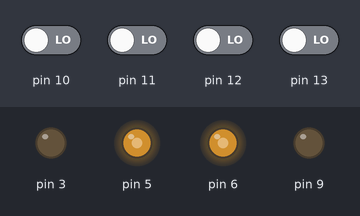
Recording of a sketch running on a simulated Arduino Uno, built with avr-gcc and run on an emulated ATmega328P. Shown: output pins drawn as LEDs (lit = HIGH). Inputs (shaded band) come from the test bench; at power-on: pin 10–13 LOW.

Above: at 1.2 s.
1.3 s: pin 10 driven HIGH
At 2.0 s:
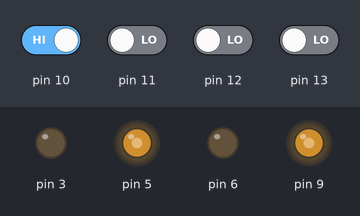
2.8 s: pin 11 driven HIGH
At 3.2 s:
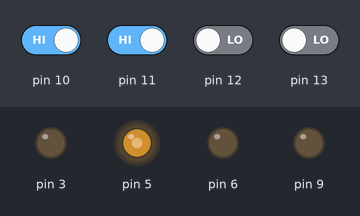
4.3 s: pin 12 driven HIGH
At 4.6 s:
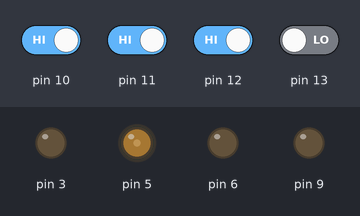
5.8 s: pin 13 driven HIGH
At 6.5 s:
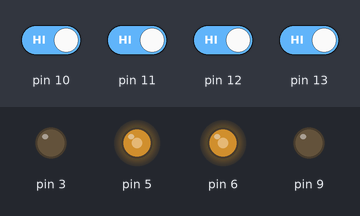
7.3 s: pin 11 driven LOW
At 8.1 s:
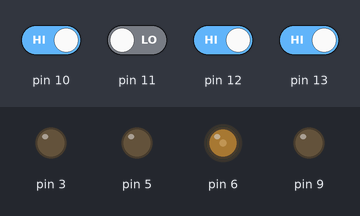
8.8 s: pin 12 driven LOW
At 10.0 s:
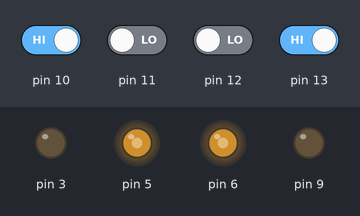
Timing chart, 0 to 11.3 s (numbered marks = the images above; inputs shaded):
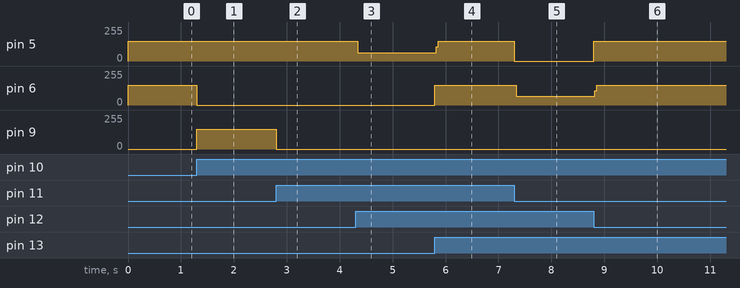

Measured:
- after the input at 1.3 s, pin 6: 150/255 → 0/255 at once; pin 9: 0/255 → 150/255 at once
- after the input at 2.8 s, pin 9: 150/255 → 0/255 at once
- after the input at 4.3 s, pin 5: 150/255 → 63/255 at once
- after the input at 5.8 s, pin 5: 63/255 → 150/255 at once; pin 6: 0/255 → 150/255 at once
- after the input at 7.3 s, pin 5: 150/255 → 0/255 at once; pin 6: 150/255 → 65/255 at once
- after the input at 8.8 s, pin 5: 0/255 → 150/255 at once; pin 6: 65/255 → 150/255 at once

The sketch:

advanced_line_follower.ino
```cpp
int pwm =150;
int pwmf =70;
int irl2,irl1,irr1,irr2;
int x ;
void setup() {
pinMode(3,OUTPUT);
pinMode(5,OUTPUT);
pinMode(6,OUTPUT);
pinMode(9,OUTPUT);
pinMode(10,INPUT);
pinMode(11,INPUT);
pinMode(12,INPUT);
pinMode(13,INPUT);
}
void Stop(){
  analogWrite(3,0);
  analogWrite(5,0);
  analogWrite(6,0);
  analogWrite(9,0);
  }

void forward(){
  analogWrite(3,0);
  analogWrite(5,pwm);
  analogWrite(6,pwm);
  analogWrite(9,0);
}
void fake_forward(){
  analogWrite(3,0);
  analogWrite(5,pwmf);
  analogWrite(6,pwmf);
  analogWrite(9,0);
}
void left(){
  analogWrite(3,0);
  analogWrite(5,pwm);
  analogWrite(6,0);
  analogWrite(9,pwm);
}
void special_left(){
  analogWrite(3,0);
  analogWrite(5,pwm);
  analogWrite(6,0);
  analogWrite(9,0);
}
void right(){
  analogWrite(3,pwm);
  analogWrite(5,0);
  analogWrite(6,pwm);
  analogWrite(9,0);
}
void special_right(){
  analogWrite(3,0);
  analogWrite(5,0);
  analogWrite(6,pwm);
  analogWrite(9,0);
}
void loop(){
 irl2 = digitalRead(10);
 irl1 = digitalRead(11);
 irr1 = digitalRead(12);
 irr2 = digitalRead(13);
 switch(irl2*1000 + irl1*100 + irr1*10 + irr2*1){
  case 0000:
  case 0110:
  case 1001:
  case 1111:
  forward();
  break;


  case 0001:
  case 0010:
  right();
  break;

  case 0100:
  case 1000:
  left();
  break;

  case 0101:
  case 1010:
  fake_forward();
  break;

  case 0011:
  case 0111:
  case 1011:
  while(1){
  special_right();
  irl2 = digitalRead(10);
  irl1 = digitalRead(11);
  if (irl2==1 || irl1==1)
  {
    Stop();
    break;
    }
  }
   break ;

  case 1100:
  case 1101:
  case 1110:
  while(1){
  special_left();
  irr1 = digitalRead(12);
  irr2 = digitalRead(13);
  if (irr2==1 || irr1==1)
  {
    Stop();
    break;
    }
   break ;
 }
}
}
```
